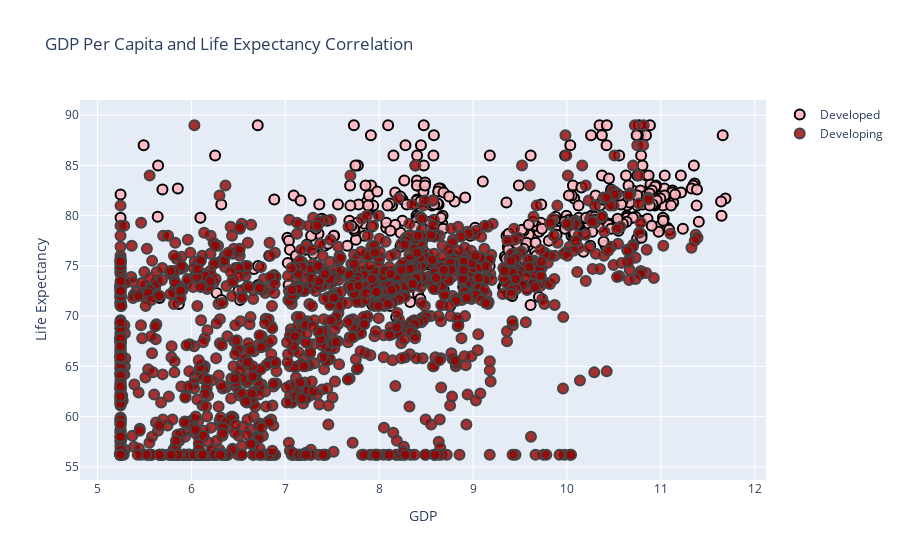

The notebook cell this image was saved under:
### Markdown cell above
### GDP Per Capita and Life Expectancy Correlation

### Code cell
#creating a scatter plot for developing country(gdp and life expectancy)
trace0 = go.Scatter(
    x = dfded.winz_log_gdp,
    y = dfded.winz_life_exp,
    name = 'Developed',
    mode = 'markers',
    marker = dict(
        size = 10,
        color = 'rgba(255, 182, 193, .9)',
        line = dict(
            width = 2,
            color = 'rgb(0, 0, 0)'
        )
    )
)

#creating a scatter plot for developed country(gdp and life expectancy)
trace1 = go.Scatter(
    x = dfding.winz_log_gdp,
    y = dfding.winz_life_exp,
    name = 'Developing',
    mode = 'markers',
    marker = dict(
        size = 10,
        color = ' rgba(152, 0, 0, .8)',
        line = dict(
            width = 2,
        )
    )
)

#combining the two scatter plots and labeling the xaxis and yaxis
data = [trace0, trace1]

layout = {"title": "GDP Per Capita and Life Expectancy Correlation", 
          "xaxis": {"title": "GDP", }, 
          "yaxis": {"title": "Life Expectancy"}}

fig = dict(data=data, layout=layout)
iplot(fig, filename='styled-scatter')

### Figure 1 — Plotly figure (JSON) as saved in the notebook; plotly's stock layout.template omitted (floating-point values rounded to 4 significant figures; data arrays with more than 128 entries replaced by an {"elided": "..."} marker saying what was removed)
{"data": [{"marker": {"color": "rgba(255, 182, 193, .9)", "line": {"color": "rgb(0, 0, 0)", "width": 2}, "size": 10}, "mode": "markers", "name": "Developed", "type": "scatter", "x": {"elided": "418 float values"}, "y": {"elided": "418 float values"}}, {"marker": {"color": " rgba(152, 0, 0, .8)", "line": {"width": 2}, "size": 10}, "mode": "markers", "name": "Developing", "type": "scatter", "x": {"elided": "1637 float values"}, "y": {"elided": "1637 float values"}}], "layout": {"title": {"text": "GDP Per Capita and Life Expectancy Correlation"}, "xaxis": {"title": {"text": "GDP"}}, "yaxis": {"title": {"text": "Life Expectancy"}}}}
